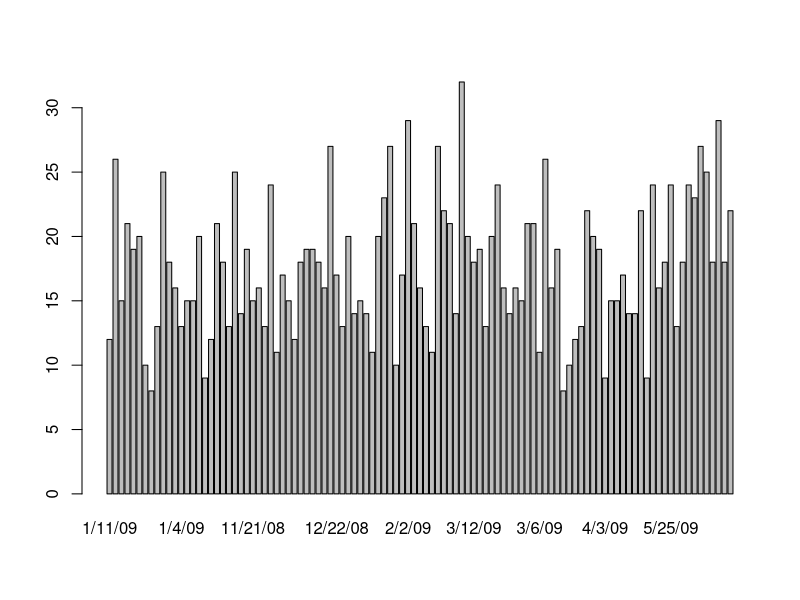
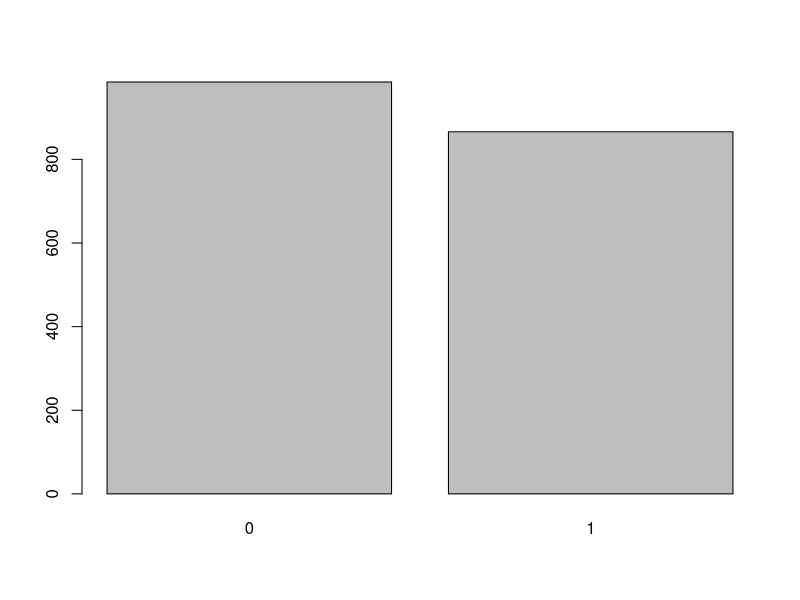
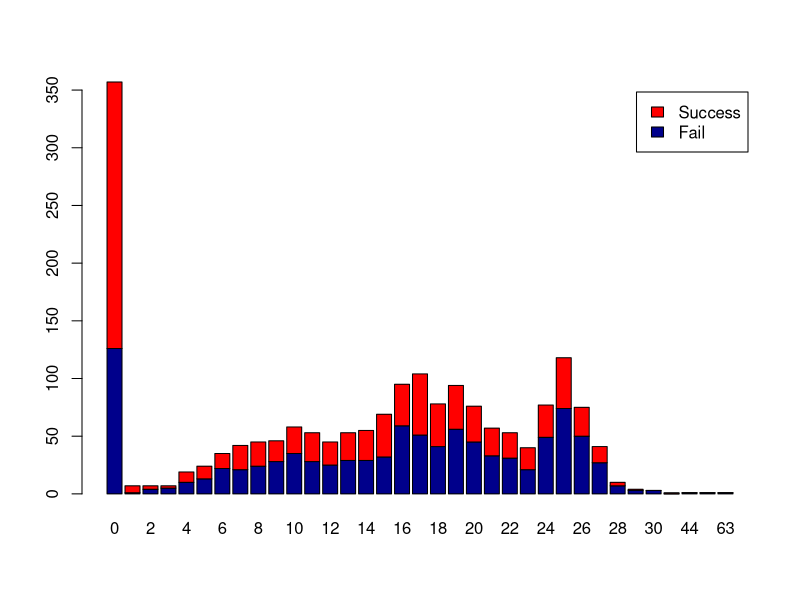
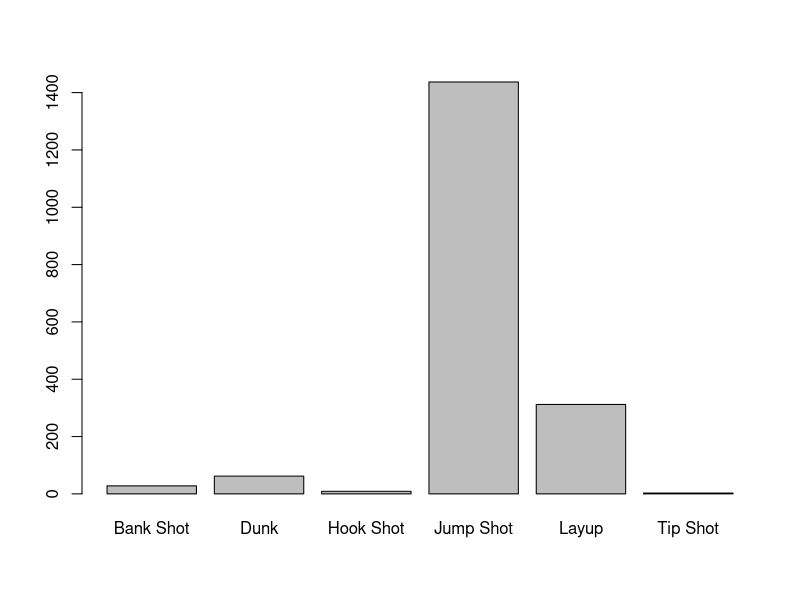
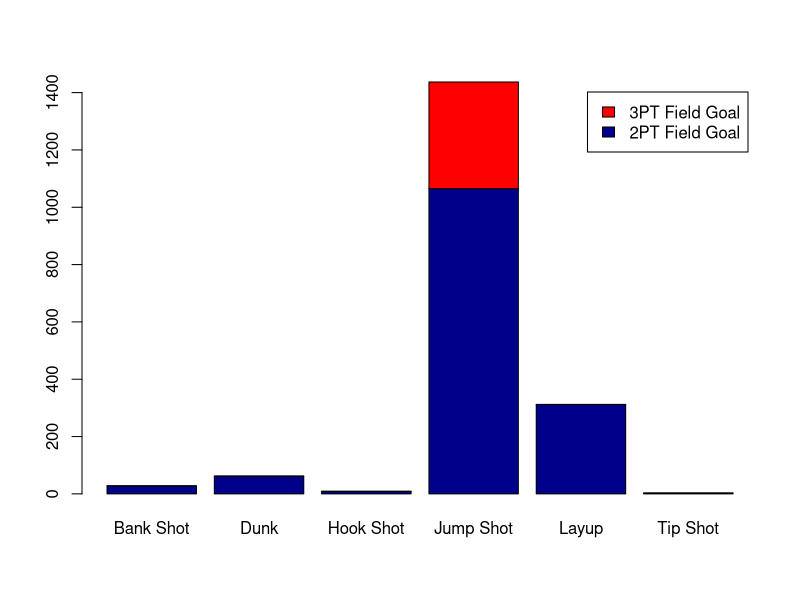

R code for these plots, in order:
kobe <- read.csv("kobe08.csv")
head(kobe)

counts <- table(kobe$game_date)
barplot(counts)

counts <- table(kobe$shot_made_flag)
barplot(counts)

mean(kobe$shot_distance)
median(kobe$shot_distance)
var(kobe$shot_distance)
quantile(kobe$shot_distance, 0.25)

counts <- table(kobe$shot_made_flag, kobe$shot_distance)
rownames(counts) <- c("Fail", "Success")
colnames(counts) 
barplot(counts, col = c("darkblue", "red"), legend = rownames(counts))

counts <- table(kobe$combined_shot_type)
barplot(counts)

counts <- table(kobe$shot_type, kobe$combined_shot_type)
rownames(counts) 
colnames(counts) 
barplot(counts, col = c("darkblue", "red"), legend = rownames(counts))